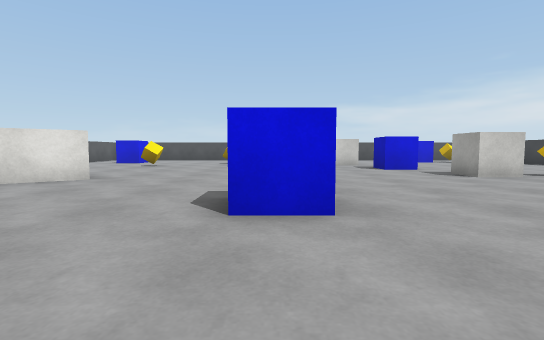
View 1 (above)

17 first-person views from a walk through a scene from a Unity 3-D project. The camera is 0.62 m above the floor, tilts 4° down and sees 85° across. The floor is counted in squares, 1 m on a side. Each view is taken from the middle of a square. On the plan, view 1 faces up. The plan holds only what a view shows up to about 9 squares ahead; the rest is blank. The player is left out. Surface patterns are stand-ins for the level's own textures.

View 2
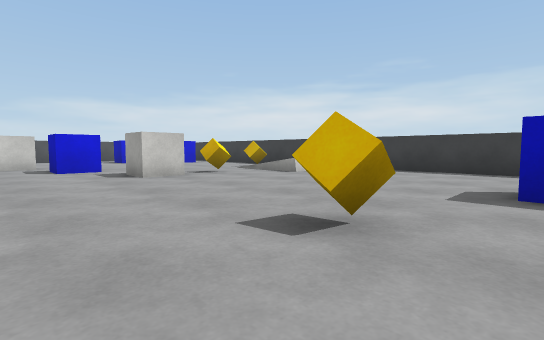

View 3
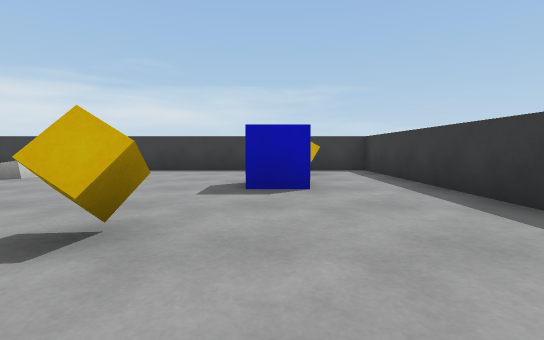

View 4
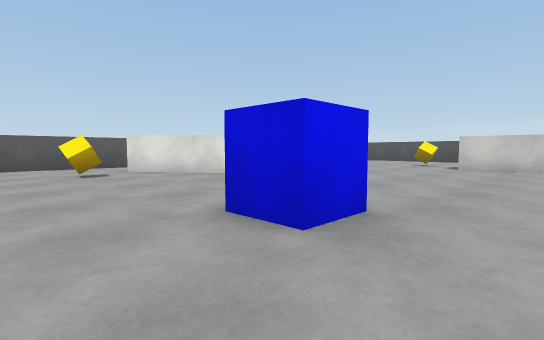

View 5
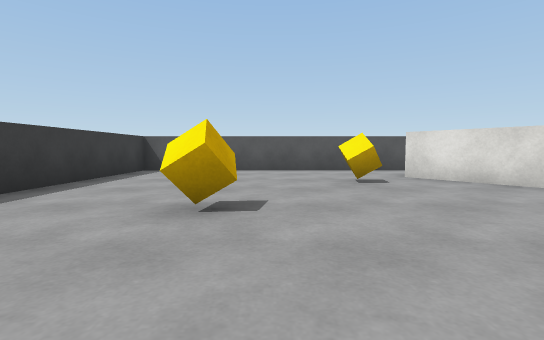

View 6
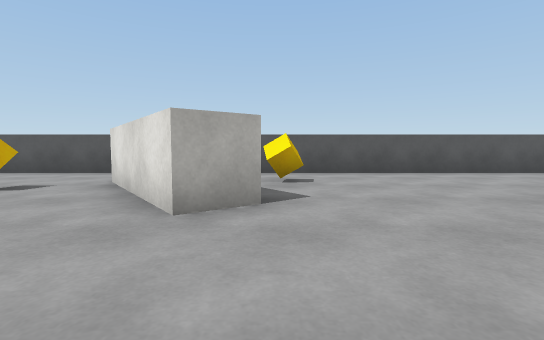

View 7
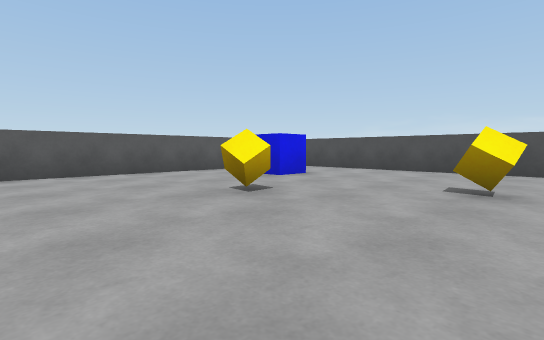

View 8
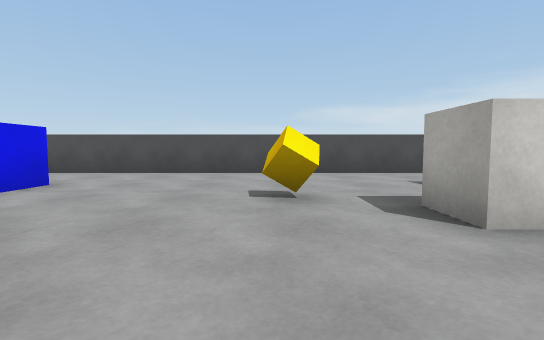

View 9
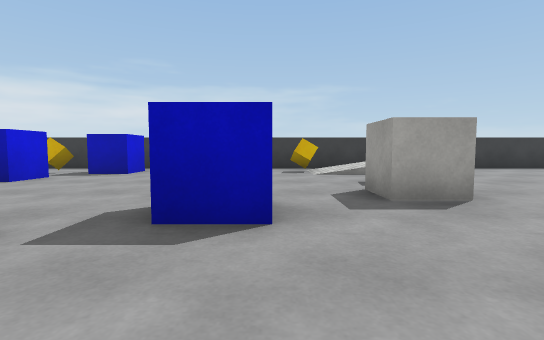

View 10
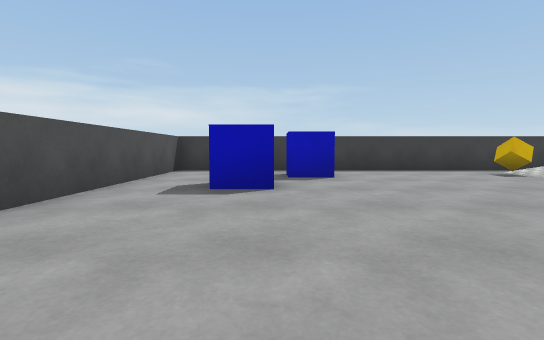

View 11
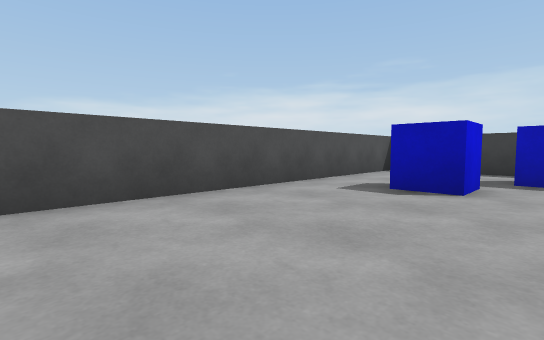

View 12
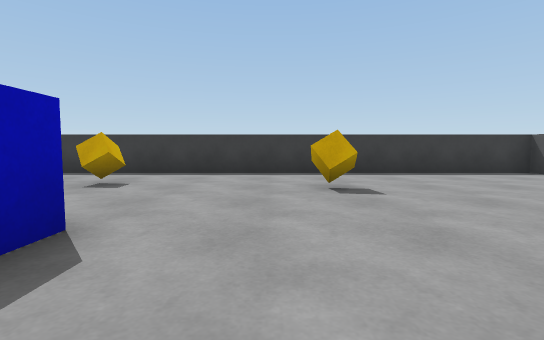

View 13
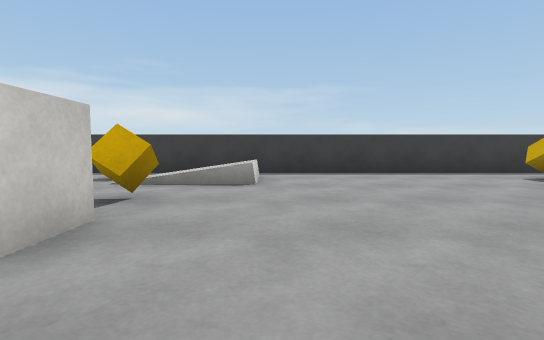

View 14
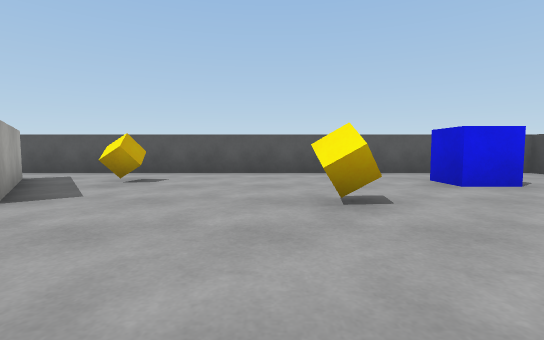

View 15
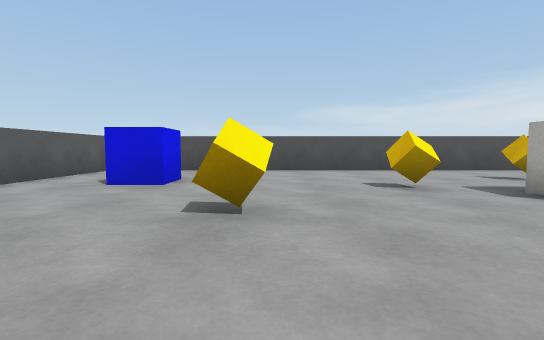

View 16
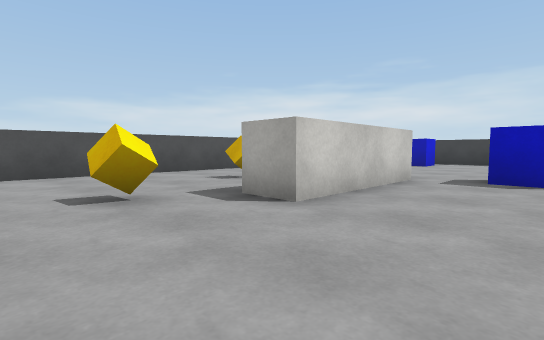

View 17
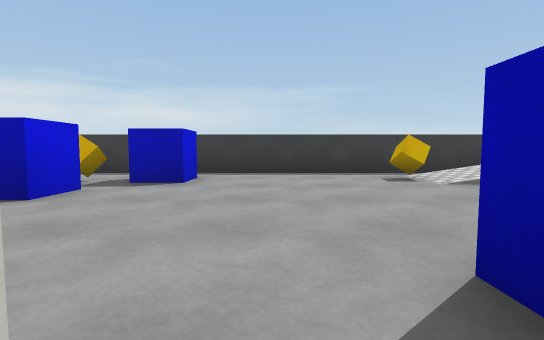

### Floor plan
Points are (right, up) in squares from view 1. A wall is a line through its corners. A room is listed if a view was taken in it or the views show most of it. See-through windows are left out.
Room 1 (views 1, 2, 3, 4, 5, 6, 7, 8, 9, 10, 11, 12, 13, 14, 15, 16, 17)
walls: (3.4, 11.3) (-0.3, 11.3) (-0.3, 12.4); (-4.4, 6.9) (-3.7, 6.1) (-6.6, 4); (-7.2, 4.8) (-4.6, 6.7); (-8.7, -2) (-8.7, -2.8) (10.8, -2.8) (10.8, 16.7) (-8.7, 16.7) (-8.7, -0.4)
low walls: (8.9, 5.3) (8.1, 5.3)
objects: cube (-7, 7); blue cube (-7, 13) to (-6, 14); cube (-5, 3); cube (-4, 11); cube (-3, 0); cube (-2, 13); blue cube (0, 3); cube (1, 0); cube (1, 14); cube (4, 1); blue cube (4, 9) to (4, 10); cube (5, 7); blue cube (7, 0); cube (7, 7); blue cube (7, 14) to (7, 15); cube (9, -1); cube (9, 8); blue cube (9, 13); cube (9, 15)

Positions as (right, up) in squares from view 1, and headings:
1: (0, 0), facing up
2: (2, 0), facing up-right
3: (2, 0), facing right
4: (2, 1), facing up-left
5: (0, 1), facing left
6: (-1, 7), facing left
7: (-1, 8), facing up-left
8: (-2, 9), facing up
9: (1, 9), facing right
10: (2, 14), facing right
11: (2, 13), facing up-right
12: (-2, 5), facing down
13: (3, 5), facing right
14: (-1, 10), facing left
15: (-4, 8), facing up
16: (-3, 9), facing up-right
17: (3, 11), facing right
